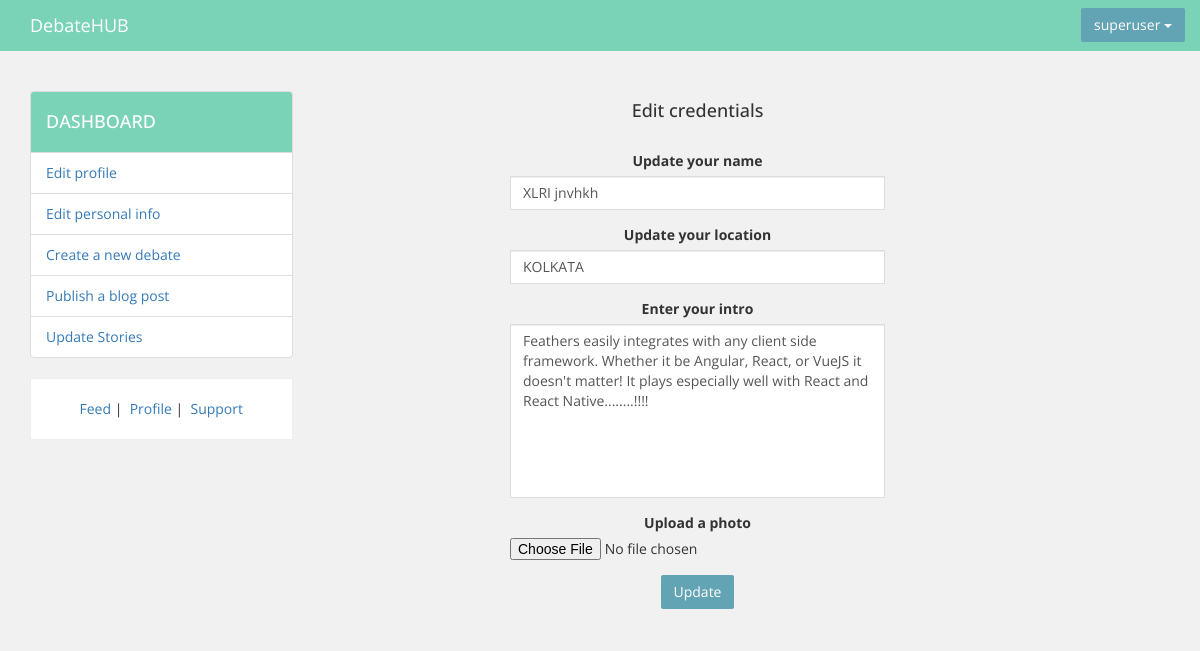
The app's page /user/superuser/editorgdetails/ (signed in) with its own data.
### UserApp/models.py (models this page shows, shortened)
class User(AbstractBaseUser, PermissionsMixin):
    email       = models.EmailField( unique=True, blank = False)
    username 	= models.CharField(unique = True, max_length = 30, blank = True)
    usertype    = models.CharField(choices = USER_TYPE_CHOICES, blank = True, max_length = 50, null = True)
    dob         = models.CharField(blank = True, null = True, max_length = 100)
    is_active 	= models.BooleanField( default=True)
    date_joined = models.DateTimeField(default=timezone.now)
    is_active   = models.BooleanField(default=True)
    is_admin    = models.BooleanField(default=False)
    is_staff    = models.BooleanField(default=False)
    paricipation= models.IntegerField( default = 0)
    objects = UserManager()
    USERNAME_FIELD  = 'email'
    REQUIRED_FIELDS = ['username']
    class Meta:
        verbose_name = 'user'
        verbose_name_plural ='users'

class Organisation(models.Model):
    user                = models.OneToOneField(User,on_delete = models.CASCADE, related_name = "organisation")
    name                = models.CharField(max_length = 100, blank = True)
    photo               = models.ImageField(upload_to =get_org_pic_path, blank= True, null= True)
    location            = models.CharField(max_length = 100, blank = True)
    details             = models.CharField(max_length = 500, blank = True)
    class Meta:
        verbose_name = 'org'
        verbose_name_plural ='orgs'

### UserApp/controller/dashboard.py (the view)
# urls.py: url(r'^(?P<user_name>\w+)/editorgdetails/$', editorgdetails, name = 'editorgdetails'),
def editorgdetails(request, user_name):
	context = {}
	instance = get_object_or_404(Organisation, user = request.user)
	context['form'] = EditOrgDetails(instance = instance)
	return render(request, 'UserApp/org/edit_details.html', context)
	if request.user.usertype != None:
		return render(request, 'UserApp/org/edit_details.html', context)
	else:
		raise Http404()

### UserApp/forms.py
class EditOrgDetails(forms.ModelForm):
    class Meta:
        model = Organisation
        fields = {'name', 'photo', 'location', 'details'}
        widgets = {
            'name': forms.Textarea(
                attrs={
                'id'            : 'name',
                'class'         : 'form-control bordr',
                'placeholder'   : 'Name',
                'rows'          : '1',
                }),
            'location'  : forms.Textarea(
                attrs={
                'id'            : 'location',
                'class'         : 'form-control bordr',
                'placeholder'   : 'location',
                'rows'          : '1',
                }),
            'details'  : forms.Textarea(
                attrs={
                'id'            : 'details',
                'class'         : 'form-control bordr',
                'placeholder'   : 'details',
                'rows'          : '8',
                }),
            }

### devdebate/context_processors.py (called while the page is built)
def add_variable_to_context(request):
	showlogin = True
	if request.user.is_authenticated():
		showlogin = False
	args = {}
	args['showlogin'] 	= showlogin
	args['test']		= 'sam'
	form		= PersonRegistration()
	args.update(csrf(request))
	return {
		'args'		: args,
		'form'		: form
	}

### UserApp/templates/UserApp/org/edit_details.html (shortened to what this page needs)
{% include "navbar/nav.html" %}
{% load staticfiles %}
<div class="container">
	<br>
	<br>
	<div class="row">
		<div class="col-lg-3">
			<ul class="list-group" style="border-radius: 0px; ">
				<li class="list-group-item" style="background-color: #7AD3B7; color: #fff;"><h4>DASHBOARD</h4></li>
				<li class="list-group-item" style="background-color: {{ background }}"><a  href="{% url 'dashboard' request.user.username %}" style="text-decoration: none;"> Edit profile</a></li>
				<li class="list-group-item"><a  href="{% url 'editorgdetails' request.user.username %}" style="text-decoration: none;"> Edit personal info</a></li>
				<li class="list-group-item"><a  href="{% url 'createdebatepage' request.user.username %}" style="text-decoration: none;">Create a new debate</a></li>
				<li class="list-group-item"><a  href="{% url 'createblogpage' request.user.username %}" style="text-decoration: none;">Publish a blog post</a></li>
				<li class="list-group-item"><a  href="{% url 'createstoriespage' request.user.username %}" style="text-decoration: none;">Update Stories</a></li>
			</ul>
			<div class="text-center" style="background-color: #fff; border: 1px solid #eee;">
			<br>
			<a href="">Feed</a>&nbsp|&nbsp
			<a href="">Profile</a>&nbsp|&nbsp
			<a href="">Support</a><br>
			<br>
			</div>
		</div>
		<div class="col-lg-8 text-center">
			<h4>Edit credentials</h4>
			<br>
			<form action="{% url 'updateorgdetails' request.user.username %}" method="post" style="width: 50%; margin: 0 auto;">
			    <div class="form-group text-center">
			      <label>Update your name</label>
			        {{ form.name }}
			    </div>
			    <div class="form-group text-center">
			      <label>Update your location</label>
			        {{ form.location }}
			    </div>
			    <div class="form-group text-center">
			      <label>Enter your intro</label>
			      {{ form.details }}
			    </div>
			    <div class="form-group text-center">
			      <label> Upload a photo</label>
			      {{ form.photo }}
			    </div>
			    <div class="form-group text-center"><button type="submit" class="btn btn-primary">Update</button>
			    </div>
			</form>
		</div>
	</div>
</div>

### devdebate/templates/navbar/nav.html (shortened to what this page needs)
  <!DOCTYPE html>
  {% load staticfiles %}
  <html lang="en">
    <head>
      <link href="{% static 'css/bootstrap.css' %}" rel="stylesheet">
      <link href="{% static 'css/style.css' %}" rel="stylesheet">
    </head>
    <body>
      <header class="navbar navbar-static-top bs-docs-nav navcolor" id="top" role="banner">
        <div class="container">
          <div class="navbar-header">
            <a href="/" class="navbar-brand" style="color: #fff;">DebateHUB</a>
          </div>
          <nav id="bs-navbar" class="collapse navbar-collapse">
            <ul class="nav navbar-nav navbar-right">
              {% if args.showlogin == False %}
              <li>
                <div class="text-center" id ="menuloggedin">
                  <button type="button" class="btn btn-primary dropdown-toggle" data-toggle="dropdown" aria-haspopup="true" aria-expanded="false">
                  {{ request.user.username }} <span class="caret"></span>
                  </button>
                </div>
              </li>
              {% endif %}
            </ul>
          </nav>
        </div>
      </header>
      </body>
  </html>

### devdebate/static/css/style.css (style rules this page uses)
.navcolor { background-color: #7ad3b7; }
.bordr { border: 1px solid #ddd; }
#menuloggedin { margin-top: 8px; }

### records on screen
User: user.username "superuser"
Organisation: name "XLRI jnvhkh", location "KOLKATA", details "Feathers easily integrates with any client side framework. Whether it be Angular, React, or VueJS it doesn't matter! It plays especially well with React and React Native........!!!!"
